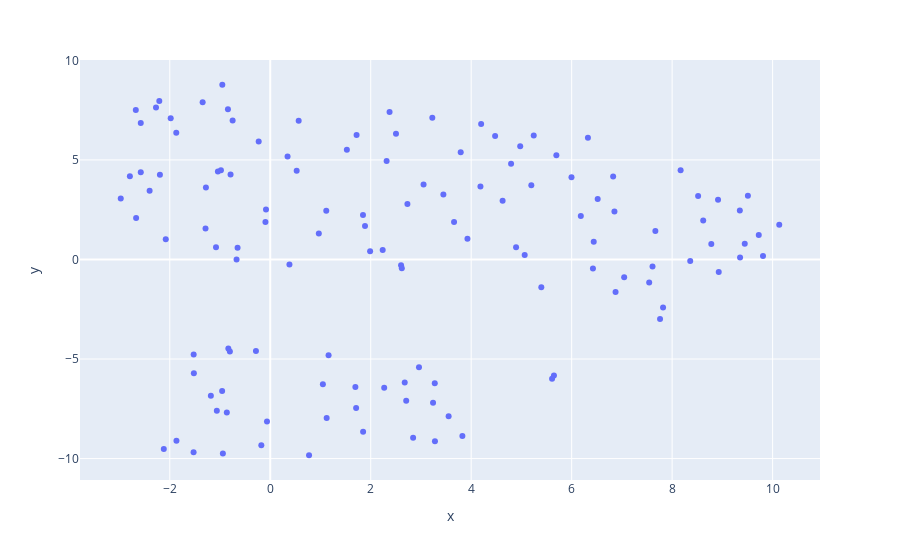

Write notebook code for a chart like this one.
### Code cell
import plotly.express as px
fig = px.scatter(df, x='x', y='y', hover_data=['meta.path'])
fig.show()

### Figure 1 — Plotly figure (JSON) as saved in the notebook; plotly's stock layout.template omitted (floating-point values rounded to 4 significant figures)
{"data": [{"customdata": [["qn-ans-agmt-qn-ans-dsgmt-dsgmt-dsgmt"], ["qn-ans-dsgmt-dsgmt-dsgmt-dsgmt-dsgmt-dsgmt"], ["qn-ans-qn-ans-qn-ans-dsgmt-dsgmt"], ["qn-ans-qn-ans-elab-dsgmt-elab-dsgmt"], ["qn-ans-elab-dsgmt-qn-ans-dsgmt-elab"], ["anc-dsgmt-dsgmt-dsgmt-agmt-agmt-dsgmt-dsgmt"], ["qn-ans-hmr-elab-elab-elab-hmr-dsgmt"], ["qn-ans-qn-ans-qn-ans-appr-elab"], ["anc-agmt-elab-elab-agmt-elab-agmt-dsgmt"], ["anc-dsgmt-qn-ans-dsgmt-elab-negR-elab"], ["qn-ans-elab-dsgmt-elab-dsgmt-dsgmt-dsgmt"], ["qn-qn-qn-ans-elab-elab-elab-dsgmt"], ["anc-negR-dsgmt-dsgmt-dsgmt-dsgmt-dsgmt-dsgmt"], ["qn-ans-appr-elab-dsgmt-dsgmt-dsgmt-dsgmt"], ["qn-qn-ans-dsgmt-hmr-elab-agmt-dsgmt"], ["qn-ans-appr-othr-hmr-dsgmt-dsgmt-dsgmt"], ["qn-ans-dsgmt-dsgmt-negR-dsgmt-dsgmt-dsgmt"], ["qn-ans-dsgmt-dsgmt-elab-dsgmt-dsgmt-dsgmt"], ["anc-qn-ans-dsgmt-qn-qn-elab-dsgmt"], ["anc-elab-elab-dsgmt-dsgmt-agmt-elab-dsgmt"], ["anc-elab-elab-dsgmt-qn-ans-agmt-dsgmt"], ["qn-dsgmt-dsgmt-dsgmt-hmr-qn-ans-appr"], ["qn-ans-agmt-dsgmt-hmr-hmr-hmr-dsgmt"], ["qn-ans-dsgmt-agmt-dsgmt-dsgmt-elab-elab"], ["anc-qn-negR-qn-dsgmt-dsgmt-negR-elab"], ["anc-negR-negR-elab-qn-ans-dsgmt-elab"], ["qn-ans-dsgmt-dsgmt-elab-dsgmt-negR-dsgmt"], ["qn-dsgmt-dsgmt-dsgmt-agmt-elab-agmt-dsgmt"], ["qn-ans-dsgmt-elab-elab-dsgmt-elab-dsgmt"], ["qn-ans-elab-qn-ans-qn-ans-elab"], ["qn-ans-appr-ans-negR-elab-negR-dsgmt"], ["qn-ans-qn-ans-qn-ans-appr-agmt"], ["qn-ans-appr-ans-appr-qn-qn-ans"], ["qn-ans-elab-dsgmt-elab-elab-dsgmt-dsgmt"], ["qn-ans-negR-dsgmt-negR-dsgmt-negR-negR"], ["qn-dsgmt-elab-dsgmt-dsgmt-dsgmt-elab-dsgmt"], ["qn-ans-qn-ans-dsgmt-dsgmt-dsgmt-dsgmt"], ["qn-ans-qn-ans-qn-ans-negR-dsgmt"], ["anc-dsgmt-dsgmt-dsgmt-dsgmt-dsgmt-dsgmt-dsgmt"], ["qn-ans-dsgmt-dsgmt-dsgmt-dsgmt-dsgmt-qn"], ["hmr-dsgmt-appr-dsgmt-dsgmt-dsgmt-dsgmt-dsgmt"], ["qn-ans-elab-agmt-elab-elab-dsgmt-dsgmt"], ["qn-qn-ans-dsgmt-dsgmt-dsgmt-hmr-dsgmt"], ["qn-ans-dsgmt-dsgmt-dsgmt-dsgmt-dsgmt-dsgmt"], ["qn-ans-qn-ans-qn-ans-elab-dsgmt"], ["qn-ans-dsgmt-dsgmt-dsgmt-dsgmt-negR-negR"], ["anc-elab-elab-qn-ans-ans-elab-elab"], ["anc-dsgmt-dsgmt-elab-dsgmt-dsgmt-dsgmt-dsgmt"], ["qn-ans-elab-dsgmt-ans-elab-elab-dsgmt"], ["anc-elab-qn-dsgmt-elab-dsgmt-dsgmt-dsgmt"], ["anc-othr-qn-elab-agmt-othr-dsgmt-dsgmt"], ["anc-negR-elab-qn-ans-negR-dsgmt-dsgmt"], ["qn-agmt-othr-negR-qn-ans-dsgmt-elab"], ["qn-ans-elab-elab-elab-dsgmt-agmt-elab"], ["qn-ans-elab-elab-dsgmt-agmt-dsgmt-dsgmt"], ["anc-elab-dsgmt-dsgmt-elab-elab-agmt-dsgmt"], ["qn-ans-dsgmt-dsgmt-dsgmt-dsgmt-dsgmt-dsgmt"], ["qn-othr-dsgmt-othr-dsgmt-dsgmt-dsgmt-dsgmt"], ["qn-ans-agmt-dsgmt-elab-dsgmt-dsgmt-elab"], ["qn-ans-elab-elab-elab-elab-elab-elab"], ["qn-ans-elab-elab-elab-agmt-ans-elab"], ["qn-ans-ans-elab-agmt-negR-dsgmt-dsgmt"], ["qn-ans-elab-elab-elab-qn-ans-dsgmt"], ["qn-ans-qn-ans-qn-ans-dsgmt-dsgmt"], ["qn-dsgmt-qn-ans-elab-dsgmt-dsgmt-dsgmt"], ["qn-ans-dsgmt-qn-ans-dsgmt-elab-elab"], ["qn-ans-dsgmt-elab-dsgmt-elab-elab-dsgmt"], ["anc-qn-hmr-elab-elab-dsgmt-dsgmt-dsgmt"], ["qn-ans-dsgmt-dsgmt-dsgmt-qn-ans-elab"], ["qn-ans-ans-qn-ans-elab-elab-elab"], ["qn-ans-qn-ans-elab-elab-negR-elab"], ["qn-qn-qn-ans-elab-elab-elab-dsgmt"], ["qn-ans-elab-elab-qn-ans-dsgmt-dsgmt"], ["qn-ans-qn-ans-elab-dsgmt-elab-agmt"], ["qn-ans-qn-ans-qn-qn-dsgmt-dsgmt"], ["anc-agmt-qn-ans-qn-ans-elab-elab"], ["qn-ans-ans-qn-ans-dsgmt-elab-dsgmt"], ["qn-ans-elab-dsgmt-elab-dsgmt-elab-elab"], ["qn-ans-elab-ans-elab-elab-dsgmt-dsgmt"], ["qn-ans-dsgmt-qn-ans-dsgmt-elab-dsgmt"], ["qn-ans-qn-ans-qn-ans-elab-dsgmt"], ["qn-ans-qn-ans-qn-ans-dsgmt-dsgmt"], ["qn-ans-qn-elab-elab-elab-elab-elab"], ["anc-qn-qn-ans-elab-qn-ans-elab"], ["qn-ans-dsgmt-dsgmt-dsgmt-dsgmt-elab-dsgmt"], ["anc-qn-ans-appr-agmt-dsgmt-dsgmt-dsgmt"], ["qn-dsgmt-elab-dsgmt-elab-dsgmt-qn-ans"], ["qn-dsgmt-qn-ans-agmt-ans-agmt-elab"], ["qn-ans-elab-dsgmt-dsgmt-dsgmt-elab-dsgmt"], ["anc-qn-qn-ans-elab-ans-elab-dsgmt"], ["qn-ans-elab-elab-dsgmt-dsgmt-elab-dsgmt"], ["qn-ans-qn-elab-dsgmt-qn-dsgmt-elab"], ["qn-ans-qn-ans-ans-qn-ans-elab"], ["qn-ans-qn-ans-qn-ans-dsgmt-dsgmt"], ["qn-ans-dsgmt-dsgmt-dsgmt-qn-ans-dsgmt"], ["qn-ans-elab-dsgmt-elab-qn-ans-dsgmt"], ["qn-ans-dsgmt-elab-dsgmt-agmt-elab-dsgmt"], ["qn-ans-agmt-elab-dsgmt-dsgmt-dsgmt-dsgmt"], ["qn-ans-appr-elab-dsgmt-appr-ans-dsgmt"], ["qn-ans-dsgmt-dsgmt-dsgmt-dsgmt-dsgmt-dsgmt"], ["qn-ans-qn-ans-qn-ans-elab-elab"], ["qn-ans-elab-elab-elab-elab-dsgmt-dsgmt"], ["qn-ans-agmt-dsgmt-agmt-dsgmt-dsgmt-dsgmt"], ["qn-ans-dsgmt-dsgmt-dsgmt-dsgmt-dsgmt-dsgmt"], ["anc-qn-ans-elab-appr-elab-qn-ans"], ["qn-ans-qn-ans-qn-ans-elab-dsgmt"], ["anc-dsgmt-negR-dsgmt-dsgmt-elab-dsgmt-dsgmt"], ["qn-ans-elab-dsgmt-dsgmt-dsgmt-elab-dsgmt"], ["qn-ans-qn-ans-dsgmt-dsgmt-elab-elab"], ["anc-hmr-elab-dsgmt-negR-elab-negR-dsgmt"], ["qn-ans-qn-ans-elab-dsgmt-elab-elab"], ["qn-ans-agmt-dsgmt-qn-ans-dsgmt-dsgmt"], ["qn-ans-agmt-elab-elab-qn-ans-dsgmt"], ["qn-ans-dsgmt-dsgmt-dsgmt-elab-dsgmt-elab"], ["qn-ans-dsgmt-dsgmt-elab-dsgmt-dsgmt-dsgmt"], ["qn-qn-ans-qn-dsgmt-dsgmt-dsgmt-dsgmt"], ["qn-qn-elab-elab-qn-ans-elab-elab"], ["anc-elab-elab-agmt-elab-elab-hmr-dsgmt"], ["qn-ans-qn-elab-elab-qn-dsgmt-dsgmt"], ["qn-ans-dsgmt-qn-ans-qn-ans-dsgmt"], ["qn-ans-appr-elab-qn-ans-dsgmt-ans"], ["qn-ans-dsgmt-dsgmt-elab-dsgmt-dsgmt-elab"], ["qn-ans-appr-agmt-elab-othr-othr-dsgmt"], ["anc-dsgmt-dsgmt-elab-elab-elab-elab-elab"], ["qn-ans-agmt-qn-ans-qn-ans-dsgmt"], ["qn-ans-elab-elab-elab-elab-dsgmt-elab"], ["qn-ans-elab-dsgmt-dsgmt-ans-qn-dsgmt"]], "hovertemplate": "x=%{x}<br>y=%{y}<br>meta.path=%{customdata[0]}<extra></extra>", "legendgroup": "", "marker": {"color": "#636efa", "symbol": "circle"}, "mode": "markers", "name": "", "orientation": "v", "showlegend": false, "type": "scatter", "x": [2.604, -1.042, 8.779, 5.997, 1.988, 0.7723, 3.659, 9.445, 2.844, -0.06503, 1.846, 8.169, -0.943, 2.375, 6.182, 7.666, -2.08, 1.115, 1.848, -0.9574, 1.123, -1.08, -0.6705, 1.525, -1.867, 1.71, -1.981, -1.524, 2.73, 8.914, 9.508, 7.61, 7.045, 1.719, -0.2302, -1.28, 2.503, 7.543, -1.526, -1.87, -0.8642, 4.184, -0.9539, -0.7899, 9.352, -2.209, 2.677, -2.119, -0.6501, -1.063, 1.695, 2.268, 2.707, 6.826, 3.447, -1.52, -2.274, -0.8421, 2.238, 3.791, 4.625, 8.618, 0.5263, 7.819, 4.476, 6.518, -2.196, 3.825, -2.67, 10.13, 4.198, 6.439, -0.09559, 0.566, 8.928, 3.275, 6.324, -2.577, 1.161, 2.619, 8.36, 6.874, 4.794, 2.961, -2.976, 3.279, -0.08441, 8.517, 0.345, 3.241, 3.052, 5.695, 9.809, 5.647, -2.578, 0.967, 2.316, -0.7487, 3.226, -2.676, 9.725, -0.2848, 1.886, -2.794, 3.551, 6.424, -0.1775, -2.401, 5.245, -0.8039, 5.197, 0.382, 4.893, -0.9816, -1.288, 7.759, 6.851, 1.048, 5.065, 5.396, 5.61, -0.8342, 3.925, -1.182, 9.348, 4.976, -1.346], "xaxis": "x", "y": [-0.2932, 4.422, 0.7718, 4.133, 0.4172, -9.832, 1.885, 0.7865, -8.953, -8.139, 2.228, 4.482, -9.743, 7.403, 2.183, 1.427, 1.017, 2.444, -8.65, -6.601, -7.961, 0.6176, 0.004157, 5.516, -9.105, -7.455, 7.093, -4.775, 2.781, 2.994, 3.204, -0.3555, -0.8938, 6.247, 5.925, 3.616, 6.317, -1.15, -9.681, 6.37, -7.679, 3.661, 8.775, 4.27, 0.105, 7.958, -6.181, -9.514, 0.5938, -7.598, -6.402, -6.44, -7.1, 4.164, 3.259, -5.717, 7.63, 7.543, 0.474, 5.384, 2.949, 1.953, 4.46, -2.415, 6.201, 3.041, 4.257, -8.862, 2.078, 1.746, 6.799, 0.8888, 1.884, 6.97, -0.6317, -6.214, 6.114, 4.376, -4.812, -0.444, -0.0746, -1.636, 4.813, -5.412, 3.064, -9.131, 2.511, 3.189, 5.171, -7.201, 3.769, 5.239, 0.179, -5.831, 6.852, 1.307, 4.951, 6.98, 7.112, 7.505, 1.233, -4.598, 1.682, 4.177, -7.874, -0.4551, -9.331, 3.448, 6.221, -4.618, 3.726, -0.2537, 0.6162, 4.485, 1.55, -2.984, 2.412, -6.271, 0.2249, -1.401, -5.986, -4.47, 1.042, -6.84, 2.458, 5.686, 7.9], "yaxis": "y"}], "layout": {"legend": {"tracegroupgap": 0}, "margin": {"t": 60}, "xaxis": {"anchor": "y", "domain": [0, 1], "title": {"text": "x"}}, "yaxis": {"anchor": "x", "domain": [0, 1], "title": {"text": "y"}}}}
